Frame 1 (no input): blank canvas, image omitted
Frame 60 (the mouse pressed at the canvas centre just before this capture): blank canvas, image omitted
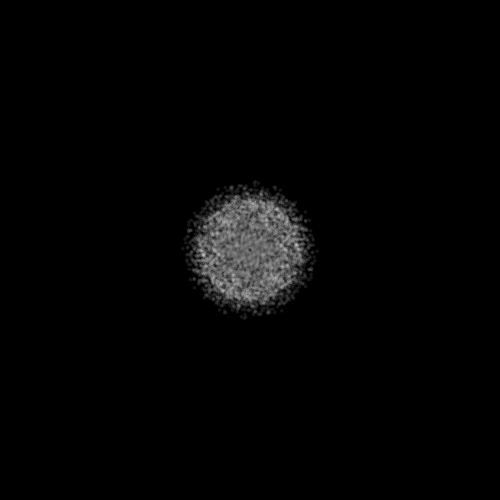
Frame 120 (the mouse held since frame 60 and released just before this capture)

The Processing sketch whose frames 1 and 60 were blank and that drew this single picture after the mouse press (run headless with seeded random() and noise(); from frame 60 on, the mouse is pressed at the canvas centre):

// Processing sketch: sostitutoricorsi
// ── sostitutoricorsi.pde
void setup()
{
   size(500,500);
   background(0); 
   rectMode(CENTER);
}


int incrementoRotazione = 100;
float porzAngle = 3.14 / incrementoRotazione;
ArrayList<PVector> lPunti = new ArrayList<PVector>();
int size = 50;

void draw()
{
   if(!mousePressed)
     return;

   
    
  for(int i=0;i<incrementoRotazione;i++)
  {
   
     
      int offX = (int) (Math.random() * size);
      int offY = (int)(Math.random()*offX);
      pushMatrix();
        translate(mouseX,mouseY);
        rotate(i*porzAngle);
        pushMatrix();
          translate(offX,offY);
          System.out.println( red(get(0,0)) );
          noStroke();
          fill(255, (int)(255 * ((float)offX / width)));  
          rect(0,0,3,3);
        popMatrix();
        rotate(3.14);
        translate(offX,offY);
        rect(0,0,3,3); 
      popMatrix();
     
    
  }
  
  
}


  
